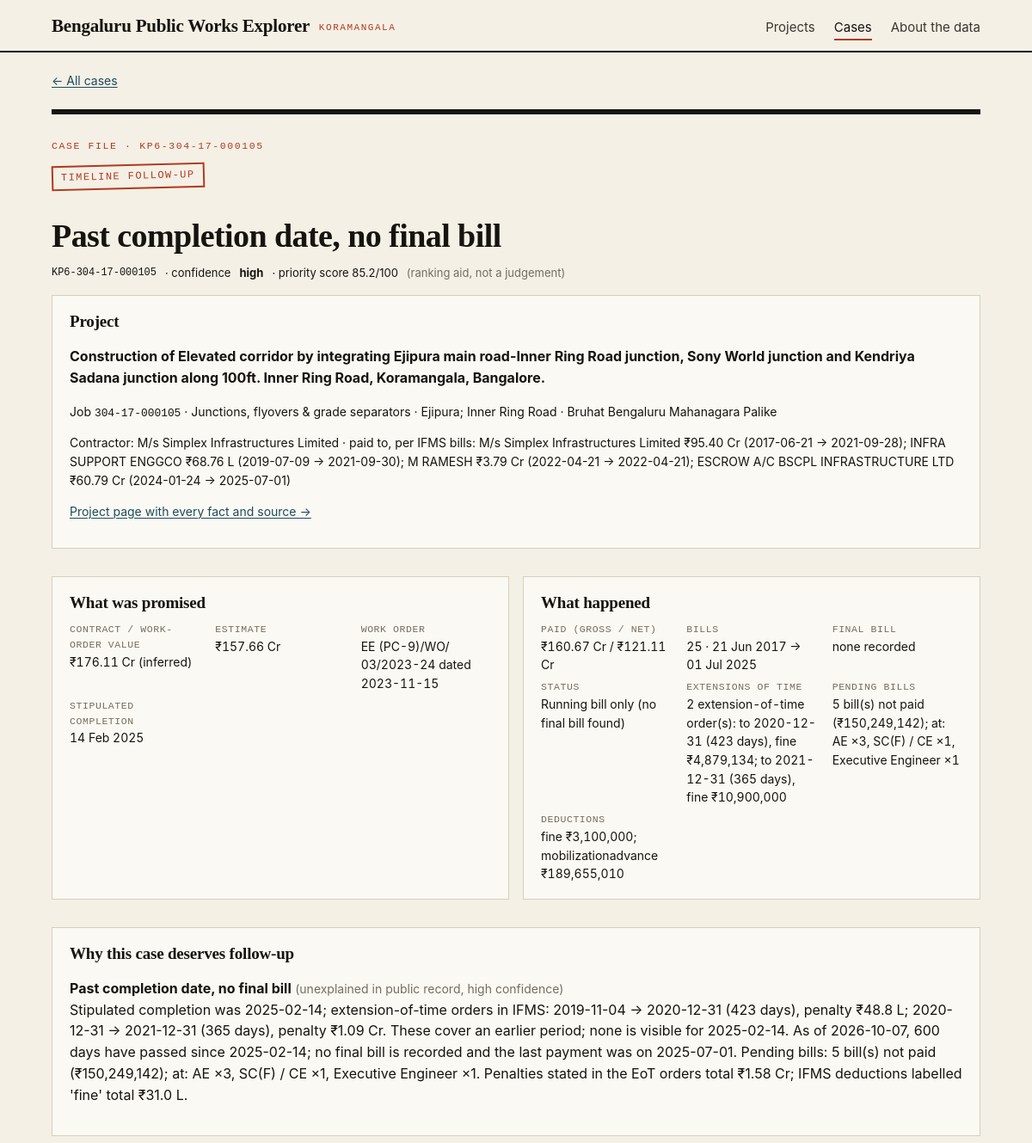
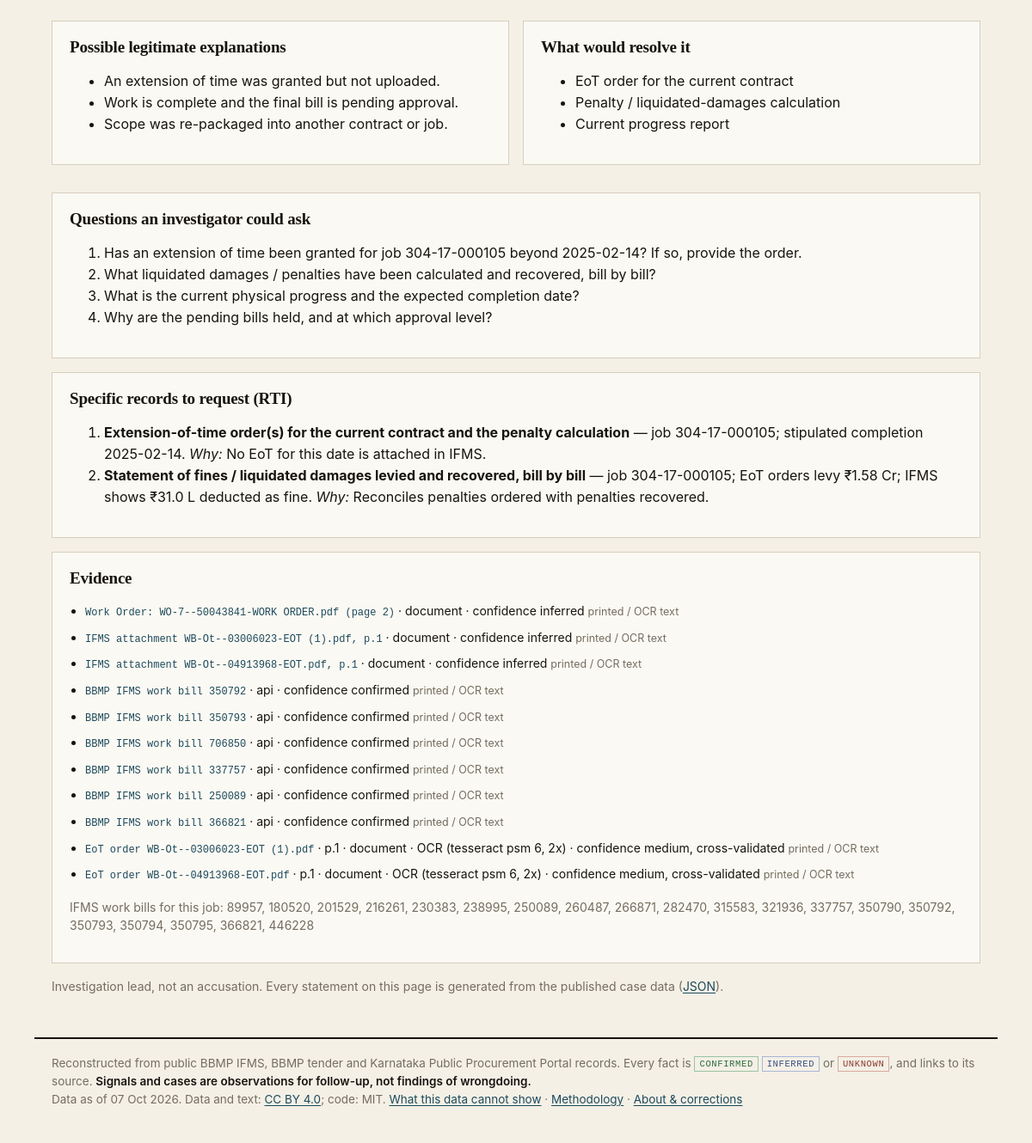
Page /cases/KP6-304-17-000105 on the committed database (2 pictures, top to bottom).
### tables this page shows
CREATE TABLE cases (
  case_id TEXT PRIMARY KEY, project_id INTEGER, job_number TEXT, rank INTEGER, retained INTEGER, status TEXT,
  confidence TEXT, case_score REAL, primary_issue TEXT, why TEXT, data TEXT
);

CREATE TABLE projects (
  id INTEGER PRIMARY KEY,
  slug TEXT UNIQUE NOT NULL,
  title TEXT NOT NULL,
  category TEXT,
  location TEXT,
  wards TEXT,
  department TEXT,
  office TEXT,
  job_numbers TEXT,
  tender_numbers TEXT,
  status TEXT,
  estimated_cost REAL,
  contract_value REAL,
  contractor TEXT,
  payments_gross REAL,
  tender_published TEXT,
  awarded_date TEXT,
  work_order_date TEXT,
  completion_date TEXT,
  expected_completion TEXT,
  last_payment TEXT,
  first_date TEXT,
  last_activity TEXT,
  n_bills INTEGER,
  lifecycle INTEGER,              -- number of stages (planned/awarded/money/outcome) with evidence, 0-4
  stages TEXT,                    -- JSON {stage: bool}
  link_confidence TEXT,           -- best tender<->bills link: exact | high | medium | none
  contractor_entity TEXT,         -- resolved contractor entity (contractors.entity)
  n_signals INTEGER,
  signal_level TEXT,              -- highest signal severity
  scope_reason TEXT,
  search_text TEXT
);

CREATE TABLE meta (key TEXT PRIMARY KEY, value TEXT);

### app/site.py (the view)
    @app.route("/cases/<case_id>")
    def case_page(case_id):
        if not CASE_ID.match(case_id):
            abort(404)
        row = db().execute("SELECT c.data, p.slug FROM cases c LEFT JOIN projects p ON p.id = c.project_id WHERE c.case_id = ?",
                           (case_id,)).fetchone()
        if not row:
            abort(404)
        c = json.loads(row[0])
        c["slug"] = row[1] or c.get("slug")
        return render_template("case.html", c=c)

### app/core.py (called while the page is built)
def db():
    if "db" not in g:
        path = Path(current_app.config["DB_PATH"])
        if not path.exists():
            current_app.logger.error("database file missing: %s", path)
            raise DatabaseMissing()
        flags = "mode=ro&immutable=1" if current_app.config.get("PUBLIC") else "mode=ro"
        g.db = sqlite3.connect(f"file:{path}?{flags}", uri=True)
        g.db.row_factory = sqlite3.Row
    return g.db

def inr(v):
    if v is None or v == "":
        return None
    v = float(v)
    if abs(v) >= 1e7:
        return f"₹{v / 1e7:,.2f} Cr"
    if abs(v) >= 1e5:
        return f"₹{v / 1e5:,.2f} L"
    return f"₹{v:,.0f}"

def dt(v):
    if not v:
        return None
    try:
        return date.fromisoformat(str(v)[:10]).strftime("%d %b %Y")
    except ValueError:
        return v

def install(app):
    app.add_template_filter(inr, "inr")
    app.add_template_filter(inr_full, "inr_full")
    app.add_template_filter(dt, "dt")
    app.add_template_filter(fromjson, "fromjson")
    app.jinja_env.globals.update(status_class=status_class, LABELS=LABELS, STAGE_FIELDS=STAGE_FIELDS,
                                 STAGE_TITLES=STAGE_TITLES, fmt_fact=fmt_fact, SIGNAL_NAMES=SIGNAL_NAMES)
    app.teardown_appcontext(close_db)
    @app.context_processor
    def _site():
        return {"site_name": SITE_NAME, **area_info()}

def area_info():
    if "area" not in g:
        info = {"area": "Koramangala", "city": "Bengaluru", "data_as_of": None}
        try:
            row = db().execute("SELECT value FROM meta WHERE key = 'area'").fetchone()
            if row:
                a = json.loads(row[0])
                info.update(area=a.get("area_name") or info["area"], city=a.get("city") or info["city"])
            row = db().execute("SELECT value FROM meta WHERE key = 'published_at'").fetchone()
            if row:
                info["data_as_of"] = row[0][:10]
        except Exception:                # no database (error pages): keep the defaults
            pass
        g.area = info
    return g.area

### app/templates/case.html (shortened to what this page needs)
{% extends "base.html" %}
{% macro evline(e) -%}
<li><a href="{{ e.url }}" rel="noopener" class="src">{{ e.label or 'source' }}</a>{% if e.page %} · p.{{ e.page }}{% endif %}
  · {{ e.kind }}{% if e.method %} · {{ e.method }}{% endif %} · confidence {{ e.confidence or 'n/a' }}{% if e.cross_validated %}, cross-validated{% endif %}
  {% if e.raw %}<details class="ocr"><summary>printed / OCR text</summary><code>{{ e.raw }}</code></details>{% endif %}</li>
{%- endmacro %}
{% block content %}
<p class="crumb"><a href="{{ url_for('cases_page') }}">← All cases</a></p>
<article class="detail">
  <div class="dossier-head">
  <p class="kicker">Case file · {{ c.case_id }}</p>
  <span class="stamp {{ 'closed' if not c.retained }}">{{ c.status if c.retained else 'set aside' }}</span>
  <h1>{{ c.primary_title or 'Reviewed project' }}</h1>
  </div>
  <div class="pmeta"><span class="mono">{{ c.case_id }}</span> · confidence <b>{{ c.confidence or 'n/a' }}</b>
    {% if c.case_score %} · priority score {{ c.case_score }}/100 <span class="muted">(ranking aid, not a judgement)</span>{% endif %}</div>
  <section class="card"><h2>Project</h2>
    <p><b>{{ c.title }}</b></p>
    <p class="small">Job <span class="mono">{{ c.job_number }}</span> · {{ c.project_summary.category or '' }} · {{ c.project_summary.location or 'location not stated' }}
      · {{ c.project_summary.agency or 'BBMP' }}</p>
    <p class="small">Contractor: {{ c.project_summary.contractor or 'unknown' }}{% if c.project_summary.payees and c.project_summary.payees|length > 1 %} · paid to, per IFMS bills:
      {% for x in c.project_summary.payees %}{{ x.contractor }} {{ x.gross|inr }} ({{ x.first }} → {{ x.last }}){{ '; ' if not loop.last }}{% endfor %}{% endif %}</p>
    {% if c.slug %}<p class="small"><a href="{{ url_for('project', slug=c.slug) }}">Project page with every fact and source →</a></p>{% endif %}
  </section>
  <div class="two">
  <section class="card"><h2>What was promised</h2>
    <dl class="pfacts">
      <div><dt>Contract / work-order value</dt><dd>{{ c.contract.contract_value|inr or 'not read' }}{% if c.contract.contract_value_confidence %} ({{ c.contract.contract_value_confidence }}){% endif %}</dd></div>
      <div><dt>Estimate</dt><dd>{{ c.contract.estimated_cost|inr or '—' }}</dd></div>
      <div><dt>Work order</dt><dd>{{ c.contract.work_order_ref or '—' }}</dd></div>
      <div><dt>Stipulated completion</dt><dd>{{ c.contract.stipulated_completion|dt or '—' }}</dd></div>
    </dl>
  </section>
  <section class="card"><h2>What happened</h2>
    <dl class="pfacts">
      <div><dt>Paid (gross / net)</dt><dd>{{ c.payments.gross_paid|inr or '—' }} / {{ c.payments.net_paid|inr or '—' }}</dd></div>
      <div><dt>Bills</dt><dd>{{ c.payments.n_bills or '—' }} · {{ c.payments.first_payment|dt or '?' }} → {{ c.payments.last_payment|dt or '?' }}</dd></div>
      <div><dt>Final bill</dt><dd>{{ c.execution.final_bill|dt or 'none recorded' }}</dd></div>
      <div><dt>Status</dt><dd>{{ c.execution.status or '—' }}</dd></div>
      {% if c.execution.time_extensions %}<div><dt>Extensions of time</dt><dd>{{ c.execution.time_extensions }}</dd></div>{% endif %}
      {% if c.payments.pending_bills %}<div><dt>Pending bills</dt><dd>{{ c.payments.pending_bills }}</dd></div>{% endif %}
      {% if c.payments.deductions %}<div><dt>Deductions</dt><dd>{{ c.payments.deductions }}</dd></div>{% endif %}
    </dl>
  </section>
  </div>
  <section class="card"><h2>Why this case deserves follow-up</h2>
    {% for i in c.issues if i.live %}<p><b>{{ i.title }}</b> <span class="muted small">({{ i.status|replace('_', ' ') }}, {{ i.confidence }} confidence)</span><br>{{ i.text }}</p>{% endfor %}
  </section>
  {% if c.explanations %}
  <div class="two">
    <section class="card"><h2>Possible legitimate explanations</h2><ul>{% for e in c.explanations %}<li>{{ e }}</li>{% endfor %}</ul></section>
    <section class="card"><h2>What would resolve it</h2><ul>{% for e in c.resolves %}<li>{{ e }}</li>{% endfor %}</ul></section>
  </div>
  <section class="card"><h2>Questions an investigator could ask</h2><ol>{% for qn in c.questions %}<li>{{ qn }}</li>{% endfor %}</ol></section>
  {% if c.rti %}<section class="card"><h2>Specific records to request (RTI)</h2><ol>{% for r in c.rti %}<li><b>{{ r.record }}</b> — job {{ r.job }}{% if r.detail %}; {{ r.detail }}{% endif %}. <i>Why:</i> {{ r.why }}</li>{% endfor %}</ol></section>{% endif %}
  {% endif %}
  <section class="card"><h2>Evidence</h2>
    <ul class="evidence">{% for i in c.issues if i.live %}{% for e in i.evidence %}{{ evline(e) }}{% endfor %}{% endfor %}</ul>
    {% if c.source_links and c.source_links.ifms_bills %}<p class="small muted">IFMS work bills for this job: {{ c.source_links.ifms_bills[:20]|join(', ') }}</p>{% endif %}
  </section>
  <p class="small muted">Investigation lead, not an accusation. Every statement on this page is generated from the published case data (<a href="{{ api_href('api_cases') }}">JSON</a>).</p>
</article>
{% endblock %}

### app/templates/base.html (shortened to what this page needs)
<!doctype html>
<html lang="en">
<head>
<link rel="stylesheet" href="{{ url_for('static', filename='style.css') }}">
</head>
{% set ep = request.endpoint or '' %}
{% set data_eps = ['methodology', 'coverage', 'sources', 'about', 'signals_page'] %}
<body>
<header class="top">
  <div class="wrap">
    <a class="brand" href="{{ url_for('home') }}">{{ site_name }} <span class="brand-area">{{ area }}</span></a>
    <nav aria-label="Main">
      <a href="{{ url_for('index') }}" class="{{ 'on' if ep in ('index', 'project', 'contractor') }}">Projects</a>
      <a href="{{ url_for('cases_page') }}" class="{{ 'on' if ep in ('cases_page', 'case_page') }}">Cases</a>
      <a href="{{ url_for('methodology') }}" class="{{ 'on' if ep in data_eps }}">About the data</a>
    </nav>
  </div>
</header>
<main class="wrap">
{% block content %}{% if error %}<p class="empty">{{ error }} <a href="{{ url_for('index') }}">Back to all projects</a></p>{% endif %}{% endblock %}
</main>
<footer class="wrap foot">
  Reconstructed from public BBMP IFMS, BBMP tender and Karnataka Public Procurement Portal records. Every fact is
  <span class="conf c-ok">confirmed</span> <span class="conf c-inf">inferred</span> or <span class="conf c-unk">unknown</span>, and links to its source.
  <b>Signals and cases are observations for follow-up, not findings of wrongdoing.</b>
  {% if data_as_of %}<br>Data as of {{ data_as_of|dt }}. {% endif %}Data and text: <a href="https://creativecommons.org/licenses/by/4.0/" rel="noopener">CC BY 4.0</a>; code: MIT.
  <a href="{{ url_for('coverage') }}">What this data cannot show</a> · <a href="{{ url_for('methodology') }}">Methodology</a> · <a href="{{ url_for('about') }}">About &amp; corrections</a>
</footer>
</body>
</html>

### app/static/style.css (style rules this page uses)
:root { --paper: #f4f0e6; --paper-2: #ebe5d6; --card: #fbf9f3; --ink: #17140f; --ink-2: #3b362d; --muted: #746d60; --rule: #d6cfbd; --rule-2: #c3baa4; --accent: #b23a1c; --accent-soft: #f1d9cf; --link: #1d4a5c; --ok: #2f6b3f; --warn: #9a6200; --warn-soft: #f6e7c4; --unk: #8a3a2c; --serif: "Iowan Old Style", "Charter", "Source Serif Pro", "Palatino Linotype", Georgia, serif; --sans: -apple-system, BlinkMacSystemFont, "Segoe UI", "Helvetica Neue", Arial, sans-serif; --mono: ui-monospace, "SF Mono", "JetBrains Mono", Menlo, Consolas, monospace; }
* { box-sizing: border-box; }
html { -webkit-text-size-adjust: 100%; }
body { margin: 0; background: var(--paper); color: var(--ink); font: 16px/1.55 var(--sans); }
a { color: var(--link); text-decoration-thickness: 1px; text-underline-offset: 2px; }
.wrap { max-width: 1120px; margin: 0 auto; padding-inline: 20px; }
.muted { color: var(--muted); }
.small { font-size: 14px; }
.mono { font-family: var(--mono); font-size: .92em; }
.top { border-bottom: 2px solid var(--ink); background: var(--paper); }
.top .wrap { display: flex; align-items: baseline; justify-content: space-between; gap: 8px 24px; padding-block: 14px 12px; flex-wrap: wrap; }
.brand { font-family: var(--serif); font-weight: 700; font-size: 21px; letter-spacing: -.01em; color: var(--ink); text-decoration: none; }
.brand-area { font-family: var(--mono); font-weight: 500; font-size: 11px; letter-spacing: .14em; text-transform: uppercase; color: var(--accent); margin-left: 6px; vertical-align: 2px; }
.top nav { display: flex; gap: 4px 22px; flex-wrap: wrap; }
.top nav a { color: var(--ink-2); text-decoration: none; font-size: 15px; padding-bottom: 2px; border-bottom: 2px solid transparent; }
.top nav a:hover, .top nav a.on { color: var(--ink); border-bottom-color: var(--accent); }
h1 { font-family: var(--serif); font-weight: 700; font-size: 34px; line-height: 1.15; letter-spacing: -.015em; margin: 28px 0 10px; }
h2 { font-family: var(--serif); font-weight: 700; font-size: 22px; line-height: 1.25; margin: 0 0 10px; letter-spacing: -.01em; }
.kicker { font-family: var(--mono); font-size: 11.5px; letter-spacing: .14em; text-transform: uppercase; color: var(--accent); margin: 0 0 8px; }
.card { background: var(--card); border: 1px solid var(--rule); padding: 18px 20px; margin: 16px 0; }
.card h2 { font-size: 19px; }
.two { display: grid; grid-template-columns: 1fr 1fr; gap: 0 16px; }
.crumb { margin: 22px 0 0; font-size: 14px; }
.foot { border-top: 2px solid var(--ink); margin-top: 48px; padding-block: 18px 40px; color: var(--muted); font-size: 13.5px; }
.foot b { color: var(--ink); font-weight: 600; }
.conf { display: inline-block; font-family: var(--mono); font-size: 10.5px; letter-spacing: .06em; text-transform: uppercase; padding: 0 5px; border: 1px solid; vertical-align: 1px; }
.c-ok { color: var(--ok); border-color: #9cc3a6; }
.c-inf { color: #3c4f86; border-color: #aab5d6; }
.c-unk { color: var(--unk); border-color: #d9a99d; }
.src { font-family: var(--mono); font-size: 12px; text-decoration: none; }
.pmeta { display: flex; flex-wrap: wrap; gap: 6px 10px; align-items: center; margin: 8px 0 10px; font-size: 13px; }
.pfacts { display: grid; grid-template-columns: repeat(auto-fit, minmax(140px, 1fr)); gap: 6px 18px; margin: 0; font-size: 14px; }
.pfacts dt { color: var(--muted); font-size: 11.5px; font-family: var(--mono); letter-spacing: .05em; text-transform: uppercase; }
.pfacts dd { margin: 0; font-variant-numeric: tabular-nums; overflow-wrap: anywhere; }
.detail h1 { font-size: clamp(26px, 3.6vw, 38px); max-width: 30ch; }
.dossier-head { border-top: 6px solid var(--ink); padding-top: 14px; margin-top: 22px; }
.stamp { display: inline-block; font-family: var(--mono); font-size: 12px; letter-spacing: .12em; text-transform: uppercase; color: var(--accent); border: 2px solid var(--accent); padding: 3px 9px; transform: rotate(-1.5deg); margin: 4px 0 6px; }
.evidence { padding-left: 18px; }
.evidence li { margin-bottom: 8px; font-size: 14px; overflow-wrap: anywhere; }
details.ocr { display: inline; }
details.ocr summary { cursor: pointer; font-size: 12.5px; color: var(--muted); display: inline; }
.crumb + .detail .kicker, .detail > .kicker:first-child { margin-top: 14px; }

### rows in the picture
cases: case_id "KP6-304-17-000105", status "TIMELINE FOLLOW-UP", confidence "high", title "Past completion date, no final bill", status "unexplained in public record", text "Stipulated completion was 2025-02-14; extension-of-time orders in IFMS: 2019-11-04 → 2020-12-31 (423 days), penalty ₹48.8 L; 2020-12-31 → 2021-12-31 (365 days), penalty ₹1.09 Cr. These cover an earlier period; none is visible for 2025-02-14. As of 2026-10-07, 600 days have passed since 2025-02-14; no final bill is recorded and the last payment was on 2025-07-01. Pending bills: 5 bill(s) not paid (₹150,249,142); at: AE ×3, SC(F) / CE ×1, Executive Engineer ×1. Penalties stated in the EoT orders total ₹1.58 Cr; IFMS deductions labelled 'fine' total ₹31.0 L."
projects: title "Construction of Elevated corridor by integrating Ejipura main road-Inner Ring Road junction, Sony World junction and Kendriya Sadana junction along 100ft. Inner Ring Road, Koramangala, Bangalore.", project_summary "Junctions, flyovers & grade separators", project_summary "Ejipura; Inner Ring Road", project_summary "Bruhat Bengaluru Mahanagara Palike", project_summary "M/s Simplex Infrastructures Limited", contract.stipulated_completion|dt "14 Feb 2025", execution "Running bill only (no final bill found)"
meta: value "07 Oct 2026"

### other values in the picture
{{ site_name }} "Bengaluru Public Works Explorer"
{{ area }} "KORAMANGALA"
{{ c.primary_title or 'Reviewed project' }} "Past completion date, no final bill"
{{ c.case_score }} "85.2"
{{ c.job_number }} "304-17-000105"
{{ x.contractor }} "M/s Simplex Infrastructures Limited" "INFRA SUPPORT ENGGCO" "M RAMESH" "ESCROW A/C BSCPL INFRASTRUCTURE LTD"
{{ x.gross|inr }} "₹95.40 Cr" "₹68.76 L" "₹3.79 Cr" "₹60.79 Cr"
{{ x.first }} "2017-06-21" "2019-07-09" "2022-04-21" "2024-01-24"
{{ x.last }} "2021-09-28" "2021-09-30" "2022-04-21" "2025-07-01"
{{ '; ' if not loop.last }} ";" ";" ";"
{{ c.contract.contract_value|inr or 'not read' }} "₹176.11 Cr"
{{ c.contract.contract_value_confidence }} "inferred"
{{ c.contract.estimated_cost|inr or '—' }} "₹157.66 Cr"
{{ c.contract.work_order_ref or '—' }} "EE (PC-9)/WO/ 03/2023-24 dated 2023-11-15"
{{ c.payments.gross_paid|inr or '—' }} "₹160.67 Cr"
